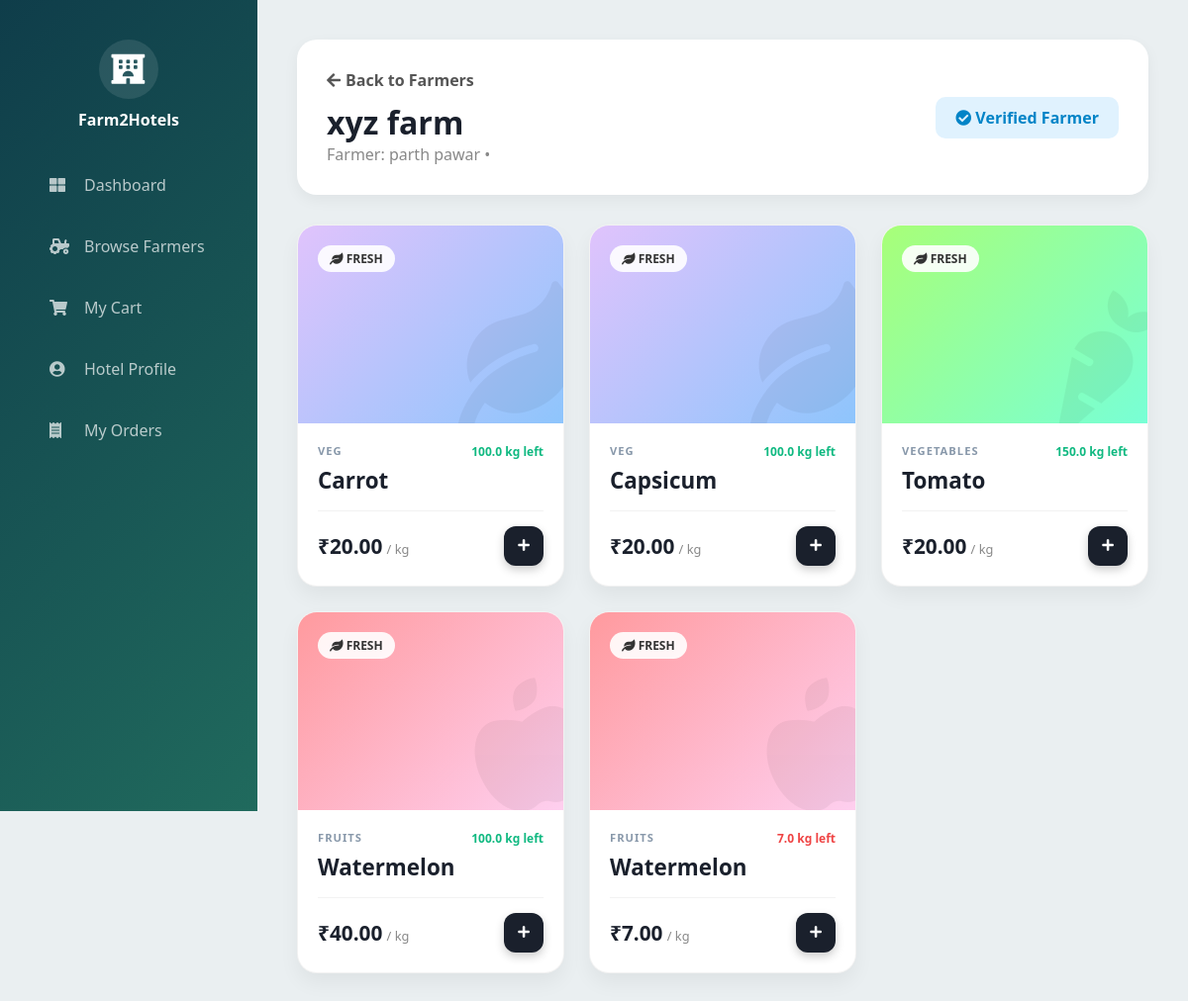
Page /pages/farmer-products/1/ (signed in) on the committed database.
### pages/models.py (models this page shows, shortened)
class Farmer(models.Model):
    user = models.OneToOneField(User, on_delete=models.CASCADE)
    full_name = models.CharField(max_length=100)
    farm_name = models.CharField(max_length=100) # View saves 'entity_name' here
    phone = models.CharField(max_length=15)
    email = models.EmailField(default="True")
    password = models.CharField(max_length=100, default="True")

class Product(models.Model):
    CATEGORY_CHOICES = (('Veg', 'Vegetables'), ('Fruit', 'Fruits'), ('Grain', 'Grains'), ('Dairy', 'Dairy'))
    farmer = models.ForeignKey(User, on_delete=models.CASCADE, related_name='products', default="True")
    name = models.CharField(max_length=100)
    category = models.CharField(max_length=50, choices=CATEGORY_CHOICES, default='')
    price_per_kg = models.DecimalField(max_digits=10, decimal_places=2, default=0.00)
    quantity_available = models.FloatField(default=0.0) # in kg
    is_active = models.BooleanField(default=True) # Admin can hide product

### pages/views.py (the view)
# urls.py: path('farmer-products/<int:farmer_id>/', farmer_products_view, name='farmer_products'),
@login_required
def farmer_products_view(request, farmer_id):
    farmer_profile = get_object_or_404(Farmer, id=farmer_id)
    products = Product.objects.filter(farmer=farmer_profile.user)
    context = {
        'farmer': farmer_profile,
        'products': products
    }
    return render(request, 'pages/farmer_products.html', context)

### pages/templates/pages/farmer_products.html (shortened to what this page needs)
<!DOCTYPE html>
<html lang="en">
<head>
    <link rel="stylesheet" href="https://cdnjs.cloudflare.com/ajax/libs/font-awesome/5.15.4/css/all.min.css">
</head>
<body>
    <div class="sidebar">
        <div class="brand-logo">
            <div class="logo-icon"><i class="fas fa-hotel"></i></div>
            <h4 class="font-weight-bold" style="margin: 0;">Farm2Hotels</h4>
        </div>
        <nav>
            <a href="{% url 'hotel_dashboard' %}"><i class="fas fa-th-large"></i> Dashboard</a>
            <a href="{% url 'browse_farmer' %}"><i class="fas fa-tractor"></i> Browse Farmers</a>
            <a href="{% url 'my_cart' %}"><i class="fas fa-shopping-cart"></i> My Cart</a>
            <a href="{% url 'hotel_profile' %}"><i class="fas fa-user-circle"></i> Hotel Profile</a>
            <a href="{% url 'orders' %}"><i class="fas fa-receipt"></i> My Orders</a>
        </nav>
    </div>
    <div class="main-content">
        <div class="farm-header">
            <div>
                <a href="{% url 'browse_farmer' %}" class="back-btn"><i class="fas fa-arrow-left"></i> Back to Farmers</a>
                <h1 style="margin: 10px 0 0 0; font-weight: 800;">{{ farmer.farm_name }}</h1>
                <p style="color: #888; margin: 0;">Farmer: {{ farmer.full_name }} • {{ farmer.address }}</p>
            </div>
            <div style="text-align: right;">
                <div style="background: #e0f2fe; color: #0284c7; padding: 10px 20px; border-radius: 10px; font-weight: bold;">
                    <i class="fas fa-check-circle"></i> Verified Farmer
                </div>
            </div>
        </div>
        {% if products %}
        <div class="product-grid">
            {% for product in products %}
            <div class="product-card">
                <div class="p-visual-header
                    {% if product.category == 'Vegetables' %} bg-veg
                    {% elif product.category == 'Fruits' %} bg-fruit
                    {% elif product.category == 'Grains' %} bg-grain
                    {% else %} bg-default {% endif %}">
                    <div class="fresh-badge"><i class="fas fa-leaf"></i> FRESH</div>
                    <div class="watermark-icon">
                        {% if product.category == 'Vegetables' %} <i class="fas fa-carrot"></i>
                        {% elif product.category == 'Fruits' %} <i class="fas fa-apple-alt"></i>
                        {% elif product.category == 'Grains' %} <i class="fas fa-wheat"></i>
                        {% else %} <i class="fas fa-leaf"></i> {% endif %}
                    </div>
                </div>
                <div class="p-body">
                    <div style="display: flex; justify-content: space-between;">
                        <span class="p-cat">{{ product.category }}</span>
                        <span style="font-size: 0.75rem; font-weight: 700; color: {% if product.quantity_available < 10 %}#ef4444{% else %}#10b981{% endif %};">
                            {{ product.quantity_available }} kg left
                        </span>
                    </div>
                    <h4 class="p-title">{{ product.name }}</h4>
                    <div class="p-price-row">
                        <div>
                            <span class="p-price">₹{{ product.price_per_kg }}</span>
                            <span style="font-size:0.8rem; color:#888;">/ {{ product.unit|default:"kg" }}</span>
                        </div>
                        <button class="btn-add" title="Add to Cart" onclick="addToCart({{ product.id }})">
                            <i class="fas fa-plus"></i>
                        </button>
                    </div>
                </div>
            </div>
            {% endfor %}
        </div>
        {% else %}
        <div style="text-align: center; padding: 50px; border: 2px dashed #ccc; border-radius: 20px;">
            <h3>No produce listed yet</h3>
            <p>This farmer has not added any products to the market.</p>
        </div>
        {% endif %}
    </div>
</body>
</html>

### pages/templates/pages/farmer_products.html (style rules this page uses)
:root { --primary-green: #2ecc71; --sidebar-gradient: linear-gradient(135deg, #0f3d4a 0%, #206a5d 100%); --sidebar-width: 260px; --bg-body: #eaeff1; --bg-card: #ffffff; --text-main: #1a202c; --text-muted: #8898aa; --border-color: rgba(0,0,0,0.05); }
body { background-color: var(--bg-body); font-family: 'Segoe UI', Roboto, sans-serif; color: var(--text-main); margin: 0; }
.sidebar { height: 100vh; width: var(--sidebar-width); position: fixed; top: 0; left: 0; background: var(--sidebar-gradient); color: white; padding-top: 20px; }
.brand-logo { text-align: center; padding: 20px; }
.logo-icon { font-size: 30px; background: rgba(255,255,255,0.1); width: 60px; height: 60px; line-height: 60px; border-radius: 50%; margin: 0 auto 10px auto; display: block; }
.sidebar a { padding: 16px 30px; display: flex; align-items: center; color: rgba(255,255,255,0.7); text-decoration: none; margin: 8px 20px; border-radius: 50px; font-weight: 500; transition: 0.3s; }
.sidebar i { width: 25px; margin-right: 10px; }
.main-content { margin-left: var(--sidebar-width); padding: 40px; }
.farm-header { background: white; padding: 30px; border-radius: 20px; box-shadow: 0 5px 15px rgba(0,0,0,0.05); display: flex; align-items: center; justify-content: space-between; margin-bottom: 30px; }
.back-btn { text-decoration: none; color: #555; font-weight: 600; display: flex; align-items: center; gap: 5px; }
.product-grid { display: grid; grid-template-columns: repeat(auto-fill, minmax(260px, 1fr)); gap: 25px; }
.product-card { background: var(--bg-card); border-radius: 20px; overflow: hidden; box-shadow: 0 10px 20px rgba(0,0,0,0.05); border: 1px solid var(--border-color); transition: transform 0.3s; position: relative; }
.p-visual-header { height: 160px; position: relative; padding: 20px; display: flex; flex-direction: column; justify-content: space-between; overflow: hidden; }
.bg-veg { background: linear-gradient(135deg, #a8ff78 0%, #78ffd6 100%); }
.bg-fruit { background: linear-gradient(135deg, #FF9A9E 0%, #FECFEF 100%); }
.bg-default { background: linear-gradient(135deg, #e0c3fc 0%, #8ec5fc 100%); }
.watermark-icon { position: absolute; bottom: -20px; right: -20px; font-size: 8rem; opacity: 0.25; transform: rotate(-15deg); color: rgba(0,0,0,0.2); }
.fresh-badge { background: rgba(255,255,255,0.9); color: #333; padding: 5px 12px; border-radius: 20px; font-size: 0.75rem; font-weight: 800; width: fit-content; z-index: 2; }
.p-body { padding: 20px; }
.p-cat { font-size: 0.7rem; text-transform: uppercase; color: var(--text-muted); font-weight: 700; letter-spacing: 1px; }
.p-title { font-size: 1.4rem; font-weight: 800; margin: 5px 0; color: var(--text-main); }
.p-price-row { display: flex; justify-content: space-between; align-items: center; margin-top: 15px; border-top: 1px solid var(--border-color); padding-top: 15px; }
.p-price { font-size: 1.3rem; font-weight: 800; color: var(--text-main); }
.btn-add { background: var(--text-main); color: var(--bg-card); border: none; width: 40px; height: 40px; border-radius: 12px; cursor: pointer; display: flex; align-items: center; justify-content: center; transition: 0.2s; box-shadow: 0 4px 10px rgba(0,0,0,0.2); }

### rows in the picture
Farmer: farm_name "xyz farm", full_name "parth pawar"
Product: category "VEG", quantity_available "100.0", name "Carrot", price_per_kg "20.00", unit "kg"
Product: category "VEG", quantity_available "100.0", name "Capsicum", price_per_kg "20.00", unit "kg"
Product: category "VEGETABLES", quantity_available "150.0", name "Tomato", price_per_kg "20.00", unit "kg"
Product: category "FRUITS", quantity_available "100.0", name "Watermelon", price_per_kg "40.00", unit "kg"
Product: category "FRUITS", quantity_available "7.0", name "Watermelon", price_per_kg "7.00", unit "kg"
